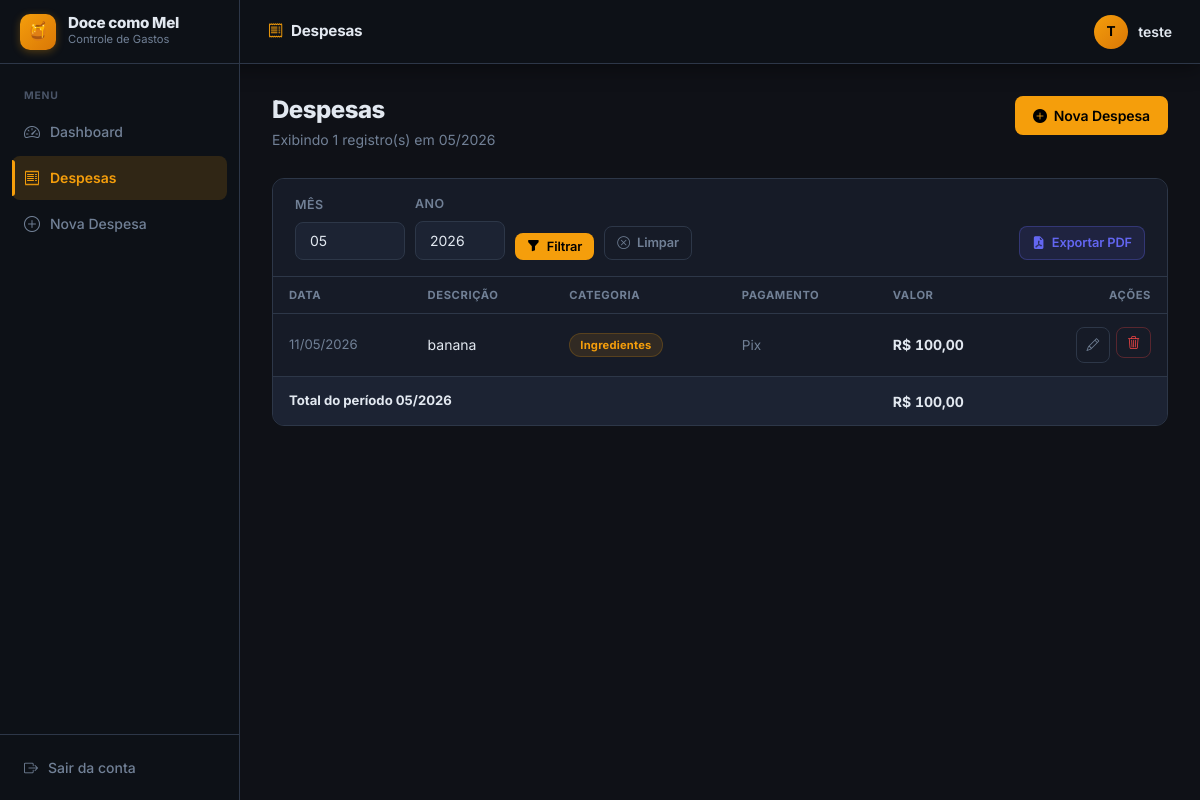
/gastos/?mes=5&ano=2026 (signed in), run on the app's committed database.
### app/models/gasto.py (models this page shows, shortened)
class Gasto(db.Model):
    __tablename__ = 'gasto'
    id_gasto = db.Column(db.Integer, primary_key=True)
    valor = db.Column(db.Float, nullable=False)
    data_gasto = db.Column(db.Date, nullable=False, default=date.today)
    forma_pagamento = db.Column(db.String(50), nullable=False)
    descricao = db.Column(db.String(255), nullable=True)
    id_usuario = db.Column(db.Integer, db.ForeignKey('usuario.id_usuario'), nullable=False)
    id_categoria = db.Column(db.Integer, db.ForeignKey('categoria.id_categoria'), nullable=False)

### app/models/categoria.py (models this page shows, shortened)
class Categoria(db.Model):
    __tablename__ = 'categoria'
    id_categoria = db.Column(db.Integer, primary_key=True)
    nome_categoria = db.Column(db.String(100), nullable=False, unique=True)
    gastos = db.relationship('Gasto', backref='categoria', lazy=True)

### app/routes/gastos.py (the view)
@gastos_bp.route('/')
@login_required
def listar():
    mes = request.args.get('mes', type=int)
    ano = request.args.get('ano', type=int)
    id_usuario = session['id_usuario']
    if mes and ano:
        gastos = GastoService.filtrar_por_periodo(id_usuario, mes, ano)
    else:
        gastos = GastoService.listar_por_usuario(id_usuario)
        mes = None
        ano = None
    total = GastoService.calcular_total(gastos)
    return render_template('gastos/listar.html', gastos=gastos, mes=mes, ano=ano, total=total)

### app/services/gasto_service.py (called while the page is built)
    @staticmethod
    def filtrar_por_periodo(id_usuario: int, mes: int, ano: int) -> list[Gasto]:
        return (Gasto.query
                .filter_by(id_usuario=id_usuario)
                .filter(func.strftime('%m', Gasto.data_gasto) == f'{mes:02d}')
                .filter(func.strftime('%Y', Gasto.data_gasto) == str(ano))
                .order_by(Gasto.data_gasto.desc())
                .all())

    @staticmethod
    def calcular_total(gastos: list[Gasto]) -> float:
        return sum(g.valor for g in gastos)

### app/utils.py (called while the page is built)
def login_required(f):
    @wraps(f)
    def decorated(*args, **kwargs):
        if 'id_usuario' not in session:
            return redirect(url_for('auth.login'))
        return f(*args, **kwargs)
    return decorated

### app/templates/gastos/listar.html (shortened to what this page needs)
{% extends 'base.html' %}
{% block topbar_title %}<i class="bi bi-receipt" style="color:var(--amber);margin-right:8px;"></i>Despesas{% endblock %}
{% block content %}
<div class="page-header">
    <div>
        <h1 class="page-title">Despesas</h1>
        <p class="page-subtitle">
            {% if mes and ano %}
                Exibindo {{ gastos|length }} registro(s) em {{ "%02d"|format(mes) }}/{{ ano }}
            {% else %}
                Todos os registros cadastrados
            {% endif %}
        </p>
    </div>
    <a href="{{ url_for('gastos.novo') }}" class="btn btn-primary">
        <i class="bi bi-plus-circle-fill"></i> Nova Despesa
    </a>
</div>
<div class="card">
    <div class="filter-bar">
        <form method="GET" style="display:flex; align-items:flex-end; gap:10px; flex-wrap:wrap; flex:1;">
            <div class="form-group">
                <label class="form-label">Mês</label>
                <select name="mes" class="form-select" style="width:110px;">
                    {% for m in range(1, 13) %}
                    <option value="{{ m }}" {% if mes == m %}selected{% endif %}>
                        {{ "%02d"|format(m) }}
                    </option>
                    {% endfor %}
                </select>
            </div>
            <div class="form-group">
                <label class="form-label">Ano</label>
                <input type="number" name="ano" class="form-control" style="width:90px;"
                       placeholder="Ano" value="{{ ano or '' }}" min="2020" max="2099">
            </div>
            <button type="submit" class="btn btn-primary btn-sm">
                <i class="bi bi-funnel-fill"></i> Filtrar
            </button>
            {% if mes or ano %}
            <a href="{{ url_for('gastos.listar') }}" class="btn btn-outline btn-sm">
                <i class="bi bi-x-circle"></i> Limpar
            </a>
            {% endif %}
        </form>
        {% if mes and ano %}
        <a href="{{ url_for('gastos.exportar', mes=mes, ano=ano) }}"
           class="btn btn-export btn-sm" title="Baixar relatório PDF do período">
            <i class="bi bi-file-earmark-pdf-fill"></i> Exportar PDF
        </a>
        {% endif %}
    </div>
    <table class="table">
        <thead>
            <tr>
                <th>Data</th>
                <th>Descrição</th>
                <th>Categoria</th>
                <th>Pagamento</th>
                <th>Valor</th>
                <th style="text-align:right;">Ações</th>
            </tr>
        </thead>
        <tbody>
            {% for gasto in gastos %}
            <tr>
                <td style="white-space:nowrap; color:var(--text-muted); font-size:0.82rem;">
                    {{ gasto.data_gasto.strftime('%d/%m/%Y') }}
                </td>
                <td>{{ gasto.descricao or '—' }}</td>
                <td><span class="badge badge-default">{{ gasto.categoria.nome_categoria }}</span></td>
                <td style="color:var(--text-muted); font-size:0.85rem;">{{ gasto.forma_pagamento }}</td>
                <td class="valor-negativo" style="white-space:nowrap;">
                    R$ {{ "%.2f"|format(gasto.valor)|replace(".",",") }}
                </td>
                <td>
                    <div style="display:flex; gap:6px; justify-content:flex-end;">
                        <a href="{{ url_for('gastos.editar', id=gasto.id_gasto) }}"
                           class="btn btn-ghost btn-sm btn-icon" title="Editar">
                            <i class="bi bi-pencil"></i>
                        </a>
                        <form method="POST" action="{{ url_for('gastos.excluir', id=gasto.id_gasto) }}"
                              onsubmit="return confirm('Deseja excluir esta despesa?')">
                            <button type="submit" class="btn btn-danger btn-sm btn-icon" title="Excluir">
                                <i class="bi bi-trash3"></i>
                            </button>
                        </form>
                    </div>
                </td>
            </tr>
            {% endfor %}
        </tbody>
        {% if mes and ano and gastos %}
        <tfoot>
            <tr class="table-total">
                <td colspan="4" style="color:var(--text-muted); font-size:0.82rem;">
                    Total do período {{ "%02d"|format(mes) }}/{{ ano }}
                </td>
                <td class="valor-negativo" style="white-space:nowrap;">
                    R$ {{ "%.2f"|format(total)|replace(".",",") }}
                </td>
                <td></td>
            </tr>
        </tfoot>
        {% endif %}
    </table>
</div>
{% endblock %}

### app/static/css/style.css (style rules this page uses)
:root { --sidebar-bg: #0d1117; --sidebar-hover: #1c2333; --sidebar-active-bg: rgba(245,158,11,0.15); --sidebar-active-text: #f59e0b; --sidebar-width: 240px; --topbar-height: 64px; --bg: #0f1117; --surface: #161b27; --surface-2: #1c2333; --border: #2d3748; --text: #e2e8f0; --text-muted: #718096; --text-subtle: #4a5568; --amber: #f59e0b; --amber-dark: #d97706; --amber-glow: rgba(245,158,11,0.12); --indigo: #6366f1; --green: #10b981; --red: #ef4444; --shadow-sm: 0 1px 3px rgba(0,0,0,0.4); --shadow: 0 4px 20px rgba(0,0,0,0.4); --shadow-lg: 0 8px 40px rgba(0,0,0,0.5); --radius: 12px; --radius-sm: 8px; --transition: 0.2s ease; }
*, *::before, *::after { box-sizing: border-box; margin: 0; padding: 0; }
body { font-family: 'Inter', sans-serif; background: var(--bg); color: var(--text); display: flex; flex-direction: column; min-height: 100vh; font-size: 14px; line-height: 1.5; -webkit-font-smoothing: antialiased; }
.page-header { display: flex; align-items: flex-start; justify-content: space-between; margin-bottom: 28px; gap: 16px; flex-wrap: wrap; }
.page-title { font-size: 1.5rem; font-weight: 800; color: var(--text); letter-spacing: -0.5px; line-height: 1.2; }
.page-subtitle { font-size: 0.875rem; color: var(--text-muted); margin-top: 4px; }
.card { background: var(--surface); border-radius: var(--radius); border: 1px solid var(--border); margin-bottom: 24px; overflow: hidden; }
.table { width: 100%; border-collapse: collapse; font-size: 0.875rem; }
.table thead tr { border-bottom: 1px solid var(--border); }
.table th { padding: 10px 16px; font-size: 0.7rem; font-weight: 700; text-transform: uppercase; letter-spacing: 0.6px; color: var(--text-muted); text-align: left; white-space: nowrap; }
.table td { padding: 13px 16px; border-bottom: 1px solid rgba(45,55,72,0.5); color: var(--text); vertical-align: middle; }
.table tbody tr:last-child td { border-bottom: none; }
.table tbody tr { transition: background var(--transition); }
.table-total td { border-top: 1px solid var(--border) !important; border-bottom: none !important; font-weight: 700; color: var(--text) !important; padding-top: 14px !important; background: var(--surface-2); }
.btn { display: inline-flex; align-items: center; gap: 7px; padding: 9px 18px; border-radius: var(--radius-sm); font-size: 0.875rem; font-weight: 600; cursor: pointer; border: none; text-decoration: none; transition: all var(--transition); white-space: nowrap; font-family: 'Inter', sans-serif; letter-spacing: -0.1px; }
.btn-primary { background: var(--amber); color: #000; }
.btn-danger { background: transparent; color: var(--red); border: 1px solid rgba(239,68,68,0.3); }
.btn-outline { background: transparent; border: 1px solid var(--border); color: var(--text-muted); }
.btn-ghost { background: transparent; border: 1px solid var(--border); color: var(--text-muted); }
.btn-export { background: rgba(99,102,241,0.12); color: var(--indigo); border: 1px solid rgba(99,102,241,0.3); }
.btn-sm { padding: 6px 12px; font-size: 0.8rem; }
.btn-icon { padding: 7px 10px; }
.form-group { margin-bottom: 18px; }
.form-label { display: block; font-size: 0.78rem; font-weight: 600; color: var(--text-muted); text-transform: uppercase; letter-spacing: 0.5px; margin-bottom: 7px; }
.form-control, .form-select { width: 100%; padding: 10px 14px; border: 1.5px solid var(--border); border-radius: var(--radius-sm); font-size: 0.875rem; font-family: 'Inter', sans-serif; color: var(--text); background: var(--surface-2); transition: border-color var(--transition), box-shadow var(--transition); outline: none; -webkit-appearance: none; }
.form-control::placeholder { color: var(--text-subtle); }
.form-select option { background: var(--surface-2); }
.filter-bar { display: flex; align-items: flex-end; gap: 12px; flex-wrap: wrap; padding: 16px 22px; border-bottom: 1px solid var(--border); background: var(--surface); }
.filter-bar .form-group { margin-bottom: 0; }
.filter-bar .form-label { color: var(--text-muted); }
.badge { display: inline-block; padding: 3px 10px; border-radius: 20px; font-size: 0.7rem; font-weight: 700; letter-spacing: 0.2px; white-space: nowrap; }
.badge-default { background: rgba(245,158,11,0.12); color: var(--amber); border: 1px solid rgba(245,158,11,0.2); }
.valor-negativo { color: #f87171; font-weight: 700; font-variant-numeric: tabular-nums; }

### data on the page
Gasto: data_gasto "11/05/2026", descricao "banana", categoria.nome_categoria "Ingredientes", forma_pagamento "Pix", valor "100,00"

### other printed values
{{ session.get('nome_usuario', 'U')[0] }} "T"
{{ session.get('nome_usuario') }} "teste"
{{ gastos|length }} "1"
{{ "%02d"|format(mes) }} "05"
{{ ano }} "2026"
{{ "%.2f"|format(total)|replace(".",",") }} "100,00"
form field mes "05"
